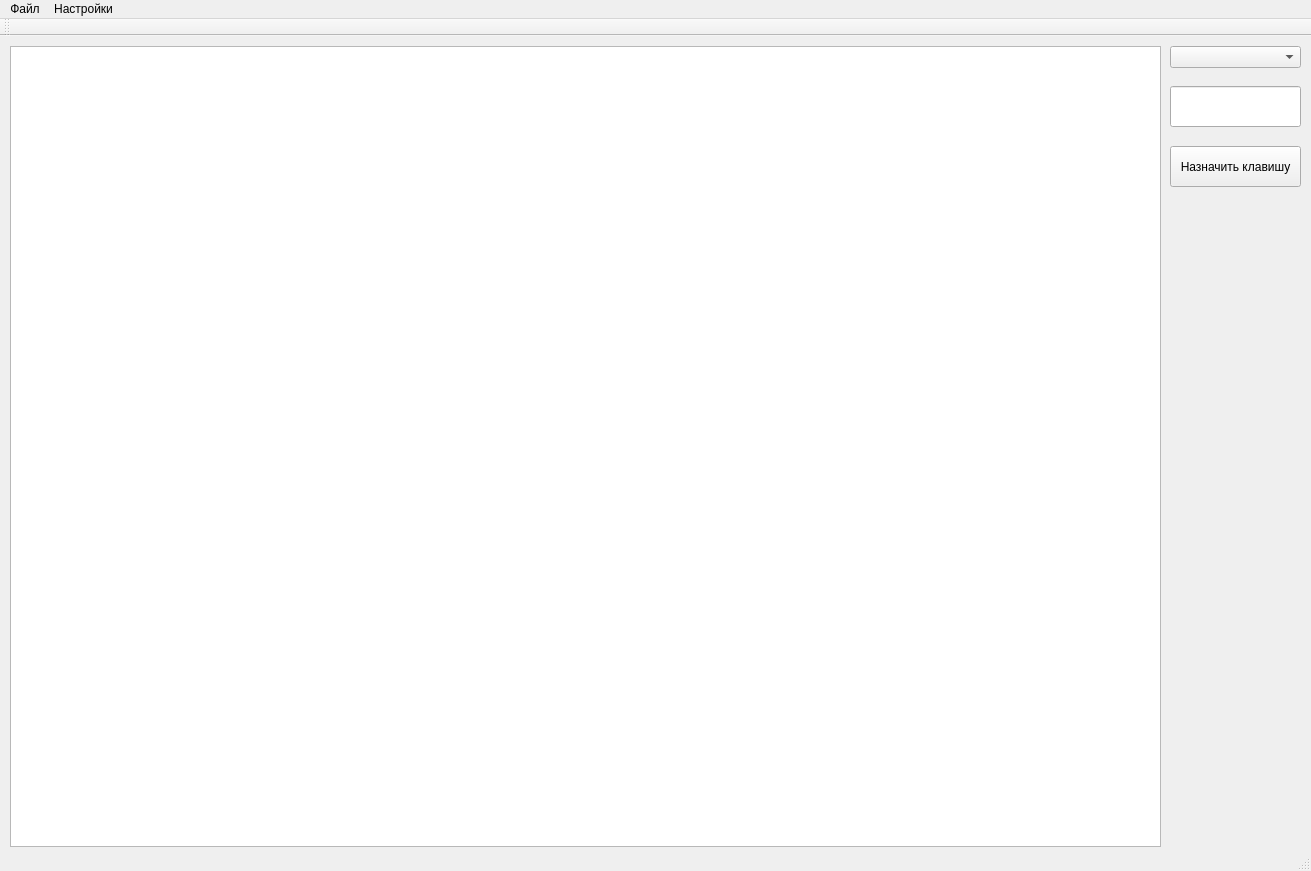
<?xml version="1.0" encoding="UTF-8"?>
<ui version="4.0">
 <class>MainWindow</class>
 <widget class="QMainWindow" name="MainWindow">
  <property name="geometry">
   <rect>
    <x>0</x>
    <y>0</y>
    <width>1311</width>
    <height>871</height>
   </rect>
  </property>
  <property name="windowTitle">
   <string>Текстовый редактор</string>
  </property>
  <widget class="QWidget" name="centralWidget">
   <widget class="QPlainTextEdit" name="plainTextEdit">
    <property name="geometry">
     <rect>
      <x>10</x>
      <y>10</y>
      <width>1151</width>
      <height>801</height>
     </rect>
    </property>
   </widget>
   <widget class="QComboBox" name="boxActions">
    <property name="geometry">
     <rect>
      <x>1170</x>
      <y>10</y>
      <width>131</width>
      <height>22</height>
     </rect>
    </property>
   </widget>
   <widget class="QLineEdit" name="valHotKey">
    <property name="geometry">
     <rect>
      <x>1170</x>
      <y>50</y>
      <width>131</width>
      <height>41</height>
     </rect>
    </property>
   </widget>
   <widget class="QPushButton" name="setHotKey">
    <property name="geometry">
     <rect>
      <x>1170</x>
      <y>110</y>
      <width>131</width>
      <height>41</height>
     </rect>
    </property>
    <property name="text">
     <string>Назначить клавишу</string>
    </property>
   </widget>
  </widget>
  <widget class="QMenuBar" name="menuBar">
   <property name="geometry">
    <rect>
     <x>0</x>
     <y>0</y>
     <width>1311</width>
     <height>21</height>
    </rect>
   </property>
   <widget class="QMenu" name="menu">
    <property name="title">
     <string>Файл</string>
    </property>
    <addaction name="CreateFile"/>
    <addaction name="separator"/>
    <addaction name="OpenReadOnly"/>
    <addaction name="OpenFile"/>
    <addaction name="separator"/>
    <addaction name="Save"/>
    <addaction name="SaveFile"/>
    <addaction name="separator"/>
    <addaction name="OpenRef"/>
    <addaction name="QuitAction"/>
   </widget>
   <widget class="QMenu" name="menu_2">
    <property name="title">
     <string>Настройки</string>
    </property>
    <widget class="QMenu" name="menu_3">
     <property name="title">
      <string>Язык</string>
     </property>
     <addaction name="separator"/>
     <addaction name="LangToRus"/>
     <addaction name="LangToEng"/>
    </widget>
    <addaction name="menu_3"/>
   </widget>
   <addaction name="menu"/>
   <addaction name="menu_2"/>
  </widget>
  <widget class="QToolBar" name="mainToolBar">
   <attribute name="toolBarArea">
    <enum>TopToolBarArea</enum>
   </attribute>
   <attribute name="toolBarBreak">
    <bool>false</bool>
   </attribute>
  </widget>
  <widget class="QStatusBar" name="statusBar"/>
  <action name="SaveFile">
   <property name="text">
    <string>Сохранить как</string>
   </property>
  </action>
  <action name="OpenRef">
   <property name="text">
    <string>Справка</string>
   </property>
  </action>
  <action name="LangToRus">
   <property name="text">
    <string>Русский</string>
   </property>
  </action>
  <action name="LangToEng">
   <property name="text">
    <string>Английский</string>
   </property>
  </action>
  <action name="OpenReadOnly">
   <property name="text">
    <string>Открыть для чтения</string>
   </property>
  </action>
  <action name="OpenFile">
   <property name="text">
    <string>Открыть для редактирования</string>
   </property>
  </action>
  <action name="CreateFile">
   <property name="text">
    <string>Создать новый файл</string>
   </property>
  </action>
  <action name="QuitAction">
   <property name="text">
    <string>Закрыть</string>
   </property>
  </action>
  <action name="Save">
   <property name="text">
    <string>Сохранить</string>
   </property>
  </action>
 </widget>
 <layoutdefault spacing="6" margin="11"/>
 <resources/>
 <connections/>
</ui>
